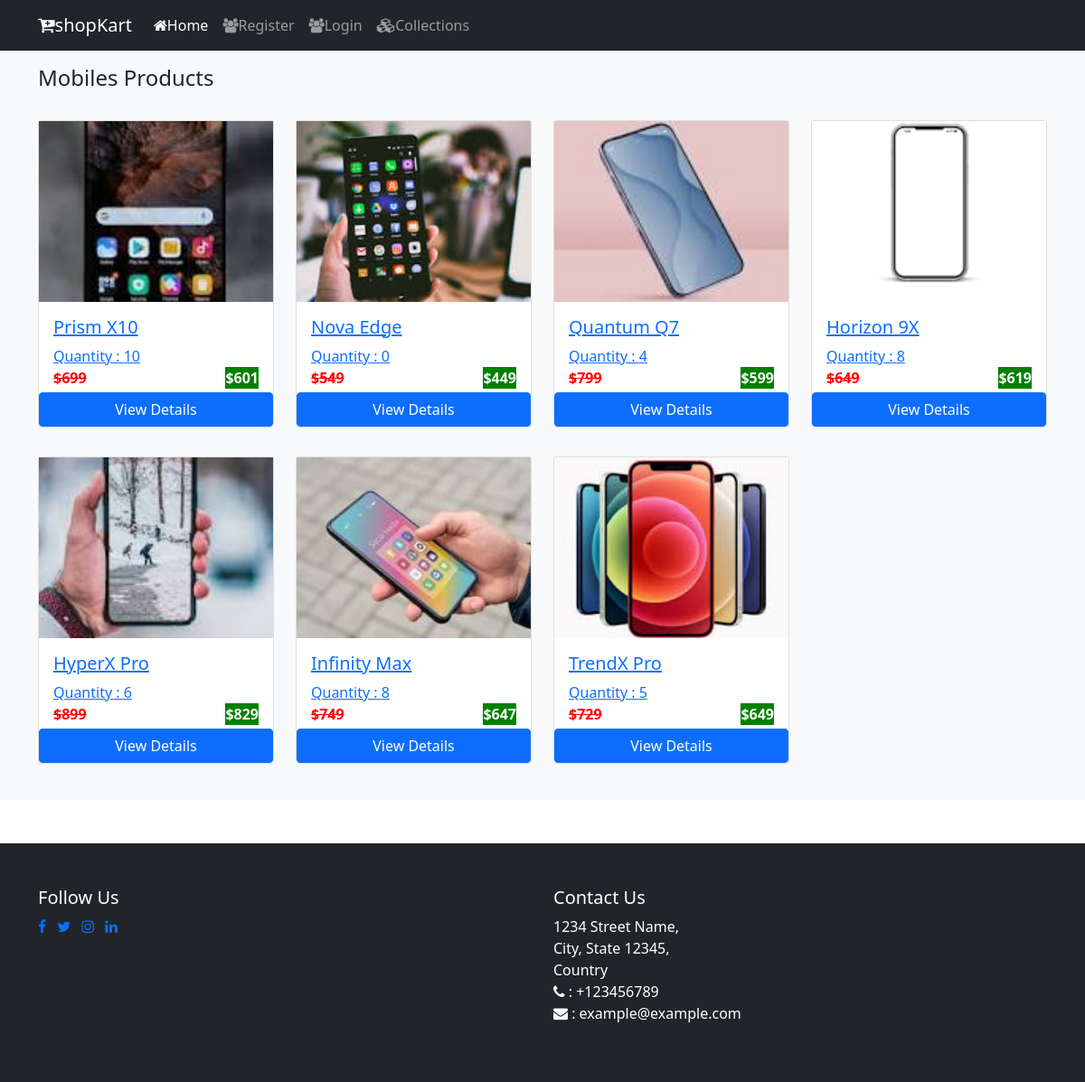
/collections/Mobiles, run on the app's committed database.
### shop/models.py (models this page shows, shortened)
class Catagory(models.Model):
    name = models.CharField(max_length = 150,null=False,blank = False)
    image = models.ImageField(upload_to=getFileName,null=False,blank=False)
    description = models.TextField(max_length=500,null =False,blank= False)
    status  = models.BooleanField(default = False,help_text="0-show,1-hidden")
    created_at=models.DateTimeField(auto_now_add =True)

class Product(models.Model):
    catagory = models.ForeignKey(Catagory,on_delete =models.CASCADE)
    name = models.CharField(max_length = 150,null=False,blank = False)
    vendor = models.CharField(max_length = 150,null=False,blank = False)
    product_image = models.ImageField(upload_to=getFileName,null=False,blank=False)
    quantity =models.IntegerField(null=False,blank =False)
    original_price = models.FloatField(null=False,blank = False)
    selling_price = models.FloatField(null=False,blank = False)
    description = models.TextField(max_length=500,null =False,blank= False)
    status  = models.BooleanField(default = False,help_text="0-show,1-hidden")
    trending  = models.BooleanField(default = False,help_text="0-default,1-Trending")
    created_at=models.DateTimeField(auto_now_add =True)

### shop/views.py (the view)
# urls.py: path('collections/<str:name>',views.collectionview,name='collections'),
def collectionview(request,name):
    if(Catagory.objects.filter(name = name,status=0)):
        products = Product.objects.filter(catagory__name = name)
        return render(request,"shop/product/index.html",{"products" :products,"catagory_name":name})
    else:
        messages.warning(request,'No search catagory')
        return redirect("collections")

### shop/templates/shop/product/index.html (shortened to what this page needs)
{% extends 'shop/layouts/main.html'%}
{% block content%}
    <section class ='bg-light py-4 my-5'>
        <div class="container">
            <div class="row">
                <div class="col-12">
                    <h4 class="mb-3"> {{catagory_name}} Products</h4>
                </div>
                {% for items in products%}
                <div class="col-md-4 col-lg-3">
                    <div class="card my-3">
                        <img src="{{items.product_image.url}}" alt="Catagories" style="height: 200px; object-fit: cover;">
                        <a href="{% url 'product_detail' catagory_name items.name%}">
                            <div class="card-body" style="max-height: 100px; overflow-y: auto;">
                            <h5 class="card-title text-primary">{{items.name}}</h5>
                            Quantity : {{items.quantity}}
                            <br>
                            <p class="card-text">
                                <span class="float-start old_price">
                                     <s>${{items.original_price | stringformat:'d'}}</s>
                                </span>
                                <span class="float-end selling_price">
                                    ${{items.selling_price | stringformat:'d'}}
                                </span>
                            </p>
                        </div>
                    </a>
                                <a href="" class="btn btn-primary">View Details</a>
                    </div>
                </div>
                {% endfor%}
            </div>
        </div>
    </section>
{% endblock content%}

### static/css/style.css (style rules this page uses)
.old_price { font-weight: bold; color: red; }
.selling_price { font-weight: bold; background-color: green; color: white; }

### data on the page
Catagory: name "Mobiles"
Product: product_image (picture), name "Prism X10", quantity "10", original_price "699", selling_price "601"
Product: product_image (picture), name "Nova Edge", quantity "0", original_price "549", selling_price "449"
Product: product_image (picture), name "Quantum Q7", quantity "4", original_price "799", selling_price "599"
Product: product_image (picture), name "Horizon 9X", quantity "8", original_price "649", selling_price "619"
Product: product_image (picture), name "HyperX Pro", quantity "6", original_price "899", selling_price "829"
Product: product_image (picture), name "Infinity Max", quantity "8", original_price "749", selling_price "647"
Product: product_image (picture), name "TrendX Pro", quantity "5", original_price "729", selling_price "649"
